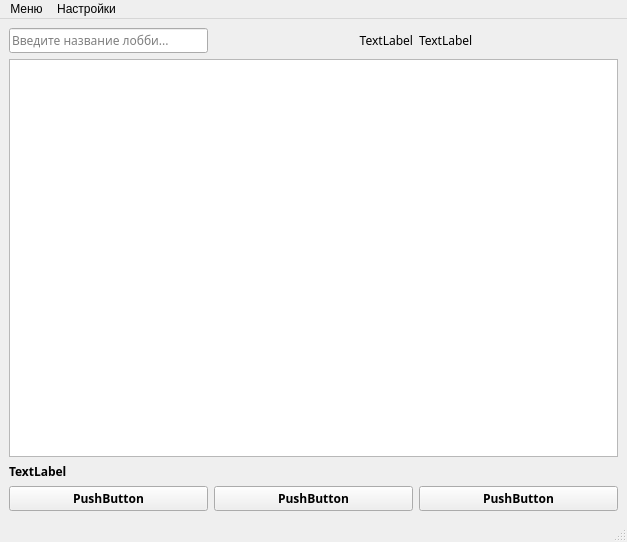
<?xml version="1.0" encoding="UTF-8"?>
<ui version="4.0">
 <class>MenuWindow</class>
 <widget class="QMainWindow" name="MenuWindow">
  <property name="geometry">
   <rect>
    <x>0</x>
    <y>0</y>
    <width>627</width>
    <height>542</height>
   </rect>
  </property>
  <property name="minimumSize">
   <size>
    <width>466</width>
    <height>339</height>
   </size>
  </property>
  <property name="maximumSize">
   <size>
    <width>627</width>
    <height>542</height>
   </size>
  </property>
  <property name="windowTitle">
   <string>MainWindow</string>
  </property>
  <widget class="QWidget" name="centralwidget">
   <layout class="QGridLayout" name="gridLayout">
    <item row="5" column="0">
     <widget class="QLabel" name="lChosenLobby">
      <property name="font">
       <font>
        <family>Candara</family>
        <bold>true</bold>
       </font>
      </property>
      <property name="text">
       <string>TextLabel</string>
      </property>
     </widget>
    </item>
    <item row="6" column="0">
     <widget class="QPushButton" name="bConnect">
      <property name="font">
       <font>
        <family>Candara</family>
        <bold>true</bold>
       </font>
      </property>
      <property name="text">
       <string>PushButton</string>
      </property>
     </widget>
    </item>
    <item row="0" column="1">
     <widget class="QLabel" name="lNickname">
      <property name="font">
       <font>
        <family>Candara</family>
       </font>
      </property>
      <property name="text">
       <string>TextLabel</string>
      </property>
      <property name="alignment">
       <set>Qt::AlignRight|Qt::AlignTrailing|Qt::AlignVCenter</set>
      </property>
     </widget>
    </item>
    <item row="0" column="2">
     <widget class="QLabel" name="lRpCount">
      <property name="font">
       <font>
        <family>Candara</family>
       </font>
      </property>
      <property name="text">
       <string>TextLabel</string>
      </property>
     </widget>
    </item>
    <item row="6" column="2">
     <widget class="QPushButton" name="bRankedSearch">
      <property name="font">
       <font>
        <family>Candara</family>
        <bold>true</bold>
       </font>
      </property>
      <property name="text">
       <string>PushButton</string>
      </property>
     </widget>
    </item>
    <item row="6" column="1">
     <widget class="QPushButton" name="bCreateLobby">
      <property name="font">
       <font>
        <family>Candara</family>
        <bold>true</bold>
       </font>
      </property>
      <property name="text">
       <string>PushButton</string>
      </property>
     </widget>
    </item>
    <item row="2" column="0" colspan="3">
     <widget class="QTableWidget" name="tableWidget"/>
    </item>
    <item row="0" column="0">
     <widget class="QLineEdit" name="leLobbyFilter">
      <property name="sizePolicy">
       <sizepolicy hsizetype="Preferred" vsizetype="Preferred">
        <horstretch>0</horstretch>
        <verstretch>0</verstretch>
       </sizepolicy>
      </property>
      <property name="maximumSize">
       <size>
        <width>16777215</width>
        <height>16777215</height>
       </size>
      </property>
      <property name="font">
       <font>
        <family>Candara</family>
       </font>
      </property>
      <property name="maxLength">
       <number>15</number>
      </property>
      <property name="placeholderText">
       <string>Введите название лобби...</string>
      </property>
     </widget>
    </item>
   </layout>
  </widget>
  <widget class="QMenuBar" name="menubar">
   <property name="geometry">
    <rect>
     <x>0</x>
     <y>0</y>
     <width>627</width>
     <height>21</height>
    </rect>
   </property>
   <widget class="QMenu" name="menu">
    <property name="title">
     <string>Меню</string>
    </property>
    <addaction name="action"/>
    <addaction name="action_2"/>
   </widget>
   <widget class="QMenu" name="menu_2">
    <property name="title">
     <string>Настройки</string>
    </property>
   </widget>
   <addaction name="menu"/>
   <addaction name="menu_2"/>
  </widget>
  <widget class="QStatusBar" name="statusbar"/>
  <action name="action">
   <property name="text">
    <string>Выйти из аккаунта</string>
   </property>
  </action>
  <action name="action_2">
   <property name="text">
    <string>Выйти из приложения</string>
   </property>
  </action>
 </widget>
 <resources/>
 <connections/>
</ui>
